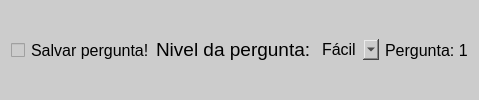
               <widget class="QFrame" name="FCP_save_level">
                <property name="minimumSize">
                 <size>
                  <width>0</width>
                  <height>50</height>
                 </size>
                </property>
                <property name="styleSheet">
                 <string notr="true">background-color: #ccc;
color: rgb(0, 0, 0);
border-radius: 10px;</string>
                </property>
                <property name="frameShape">
                 <enum>QFrame::Shape::StyledPanel</enum>
                </property>
                <property name="frameShadow">
                 <enum>QFrame::Shadow::Raised</enum>
                </property>
                <layout class="QHBoxLayout" name="horizontalLayout_39">
                 <item>
                  <widget class="QCheckBox" name="FCP_checkBox_save_question">
                   <property name="styleSheet">
                    <string notr="true">font: 12pt;</string>
                   </property>
                   <property name="text">
                    <string>Salvar pergunta!</string>
                   </property>
                  </widget>
                 </item>
                 <item>
                  <widget class="QLabel" name="FCP_label_level_question">
                   <property name="styleSheet">
                    <string notr="true">font: 12pt;
color: rgb(0, 0, 0);</string>
                   </property>
                   <property name="text">
                    <string>&lt;html&gt;&lt;head/&gt;&lt;body&gt;&lt;p&gt;&lt;span style=&quot; font-size:14pt;&quot;&gt;Nivel da pergunta:&lt;/span&gt;&lt;/p&gt;&lt;/body&gt;&lt;/html&gt;</string>
                   </property>
                  </widget>
                 </item>
                 <item>
                  <widget class="QComboBox" name="FCP_comboBox_level_question">
                   <property name="styleSheet">
                    <string notr="true">font: 12pt;</string>
                   </property>
                   <item>
                    <property name="text">
                     <string>Fácil</string>
                    </property>
                   </item>
                   <item>
                    <property name="text">
                     <string>Médio</string>
                    </property>
                   </item>
                   <item>
                    <property name="text">
                     <string>Difício</string>
                    </property>
                   </item>
                  </widget>
                 </item>
                 <item alignment="Qt::AlignmentFlag::AlignRight">
                  <widget class="QLabel" name="label_2">
                   <property name="styleSheet">
                    <string notr="true">font: 12pt;</string>
                   </property>
                   <property name="text">
                    <string>Pergunta: 1</string>
                   </property>
                  </widget>
                 </item>
                </layout>
               </widget>
